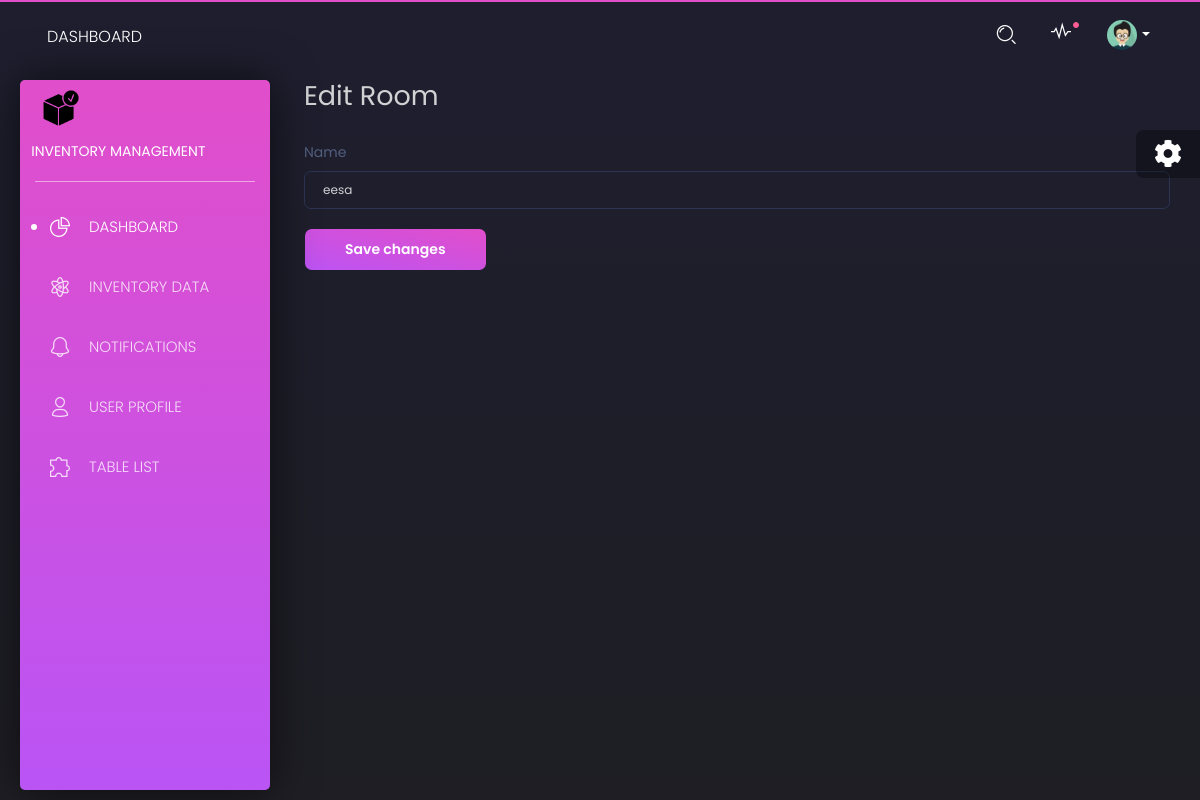
/room/1/edit/, run on an earlier commit of the app's database.
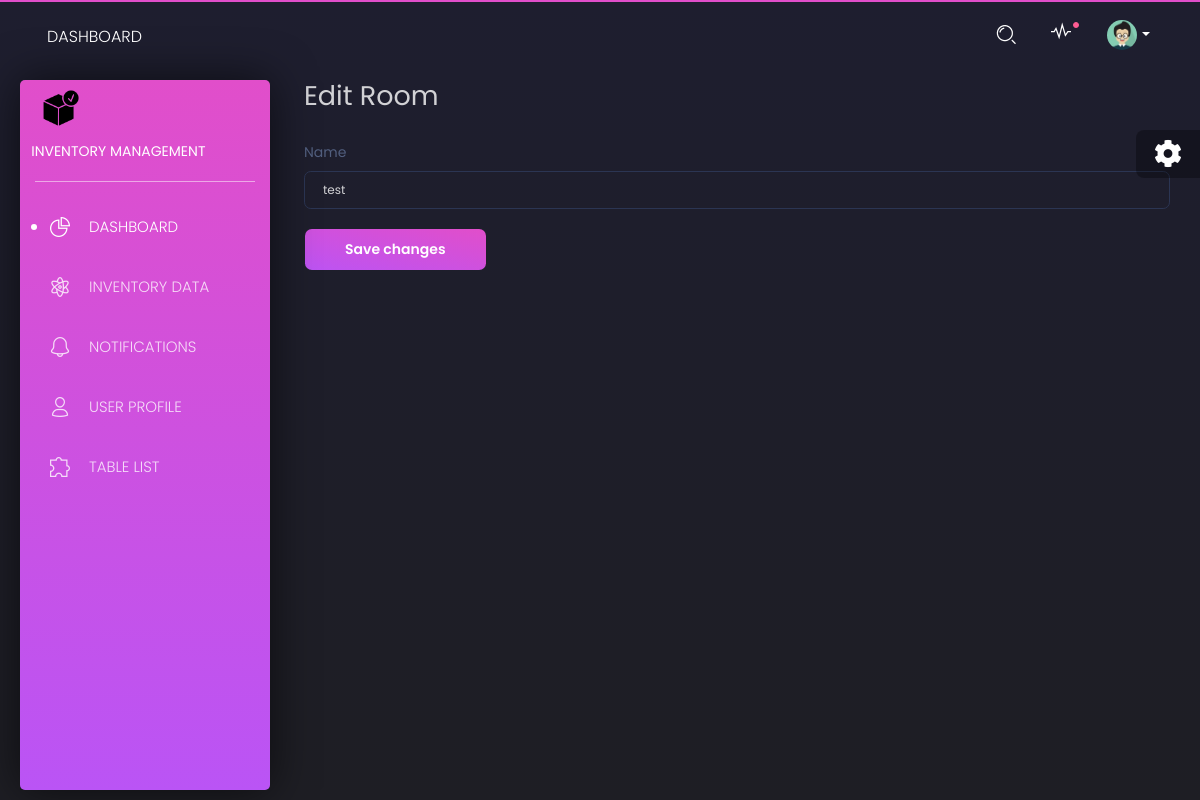
And on a later commit of the database.
### main/models.py (models this page shows, shortened)
class Room(models.Model):
    floor = models.ForeignKey(Floor, on_delete=models.CASCADE)
    name = models.CharField(max_length=255)
    qr_code = models.CharField(max_length=255, unique=True)  # QR code associated with the room
    qr_code_image = models.ImageField(upload_to='room/qr_codes/', blank=True)

### main/crud_forms.py (the view)
# urls.py: path('room/<int:pk>/edit/', RoomEditView.as_view(), name='edit_room'),
class RoomEditView(UpdateView):
    model = Room
    fields = ('name',)  # list all fields you want to edit
    template_name = 'inventory_app/CRUD/UPDATE/edit_room.html'
    success_url = reverse_lazy('all_data')

### content/templates/inventory_app/CRUD/UPDATE/edit_room.html (shortened to what this page needs)
{% extends 'base_dashboard.html' %}
{% load bootstrap5 %}
{% block content %}
    <div class="content" style="margin-left:2%;">
        <h2>Edit Room</h2>
        <form method="post">
            {% bootstrap_form form %}
            <button type="submit" class="btn btn-primary">Save changes</button>
        </form>
    </div>
{% endblock %}

What changed in the data, as far as the page shows it:
changed Room: name "eesa" → "test"
